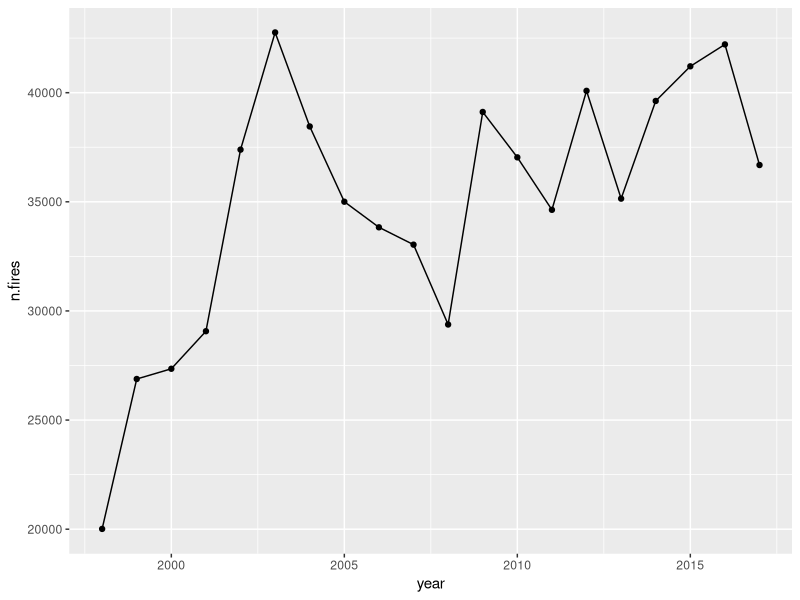
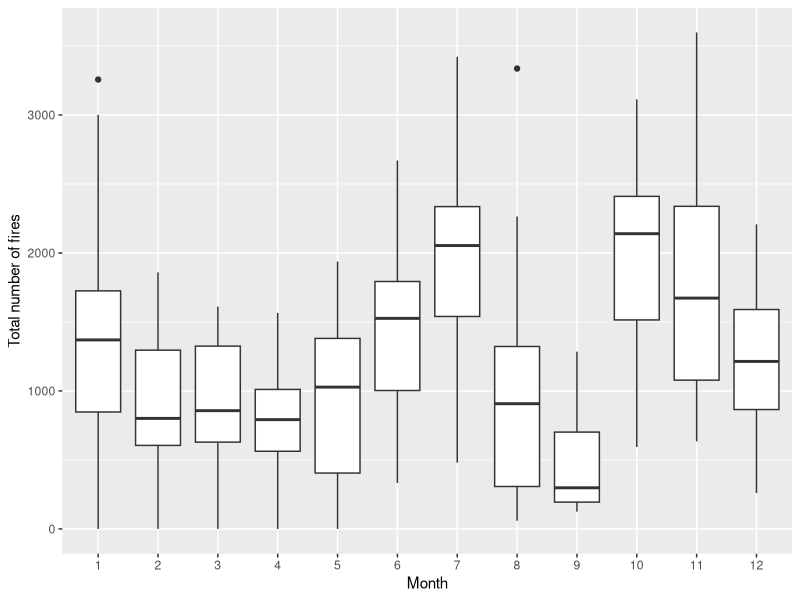
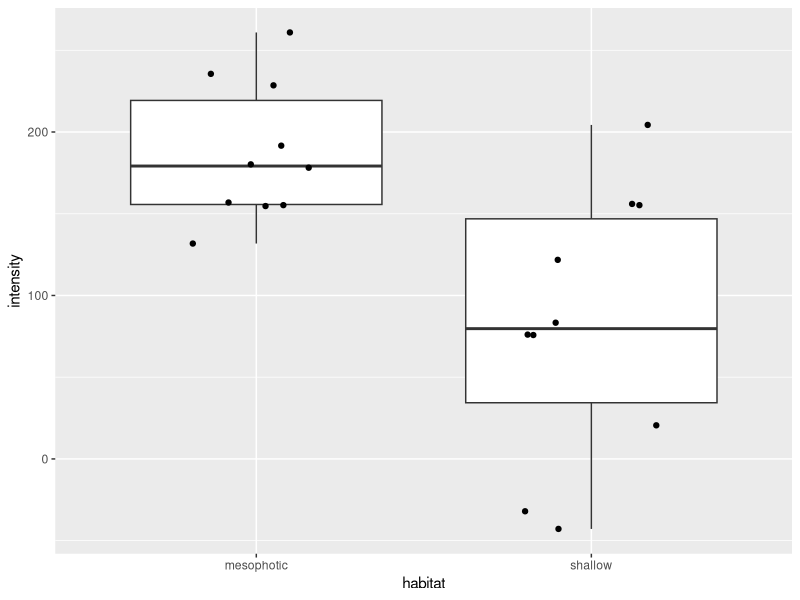
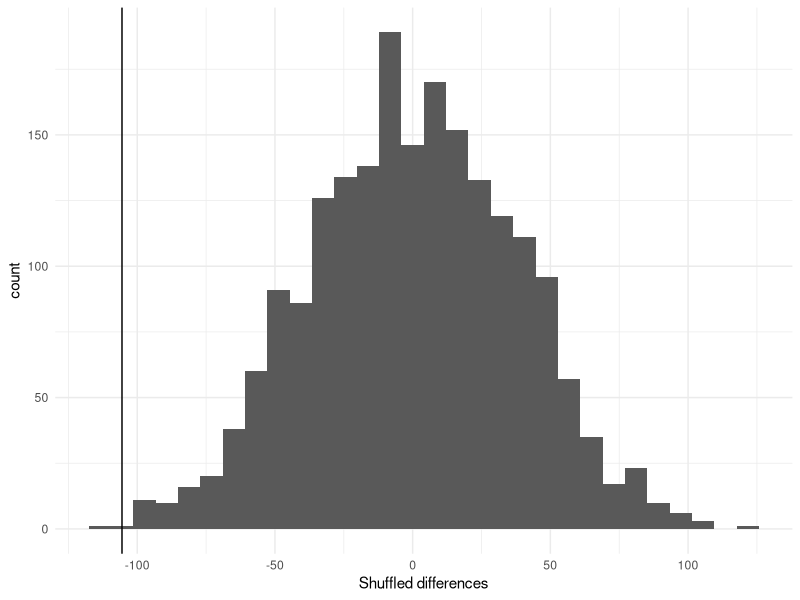
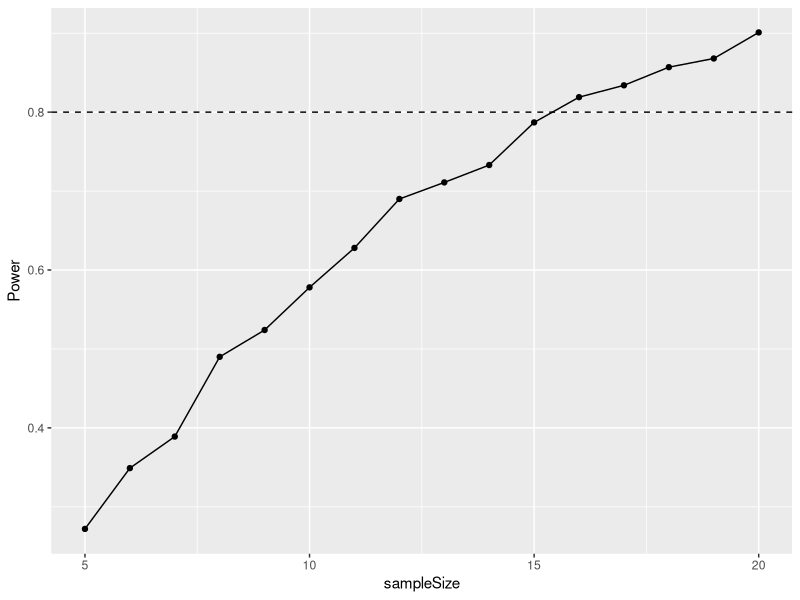
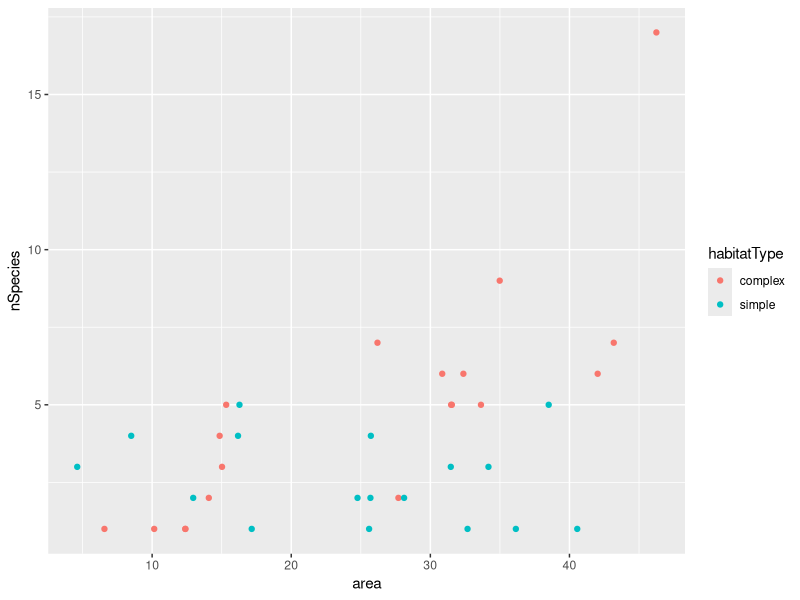
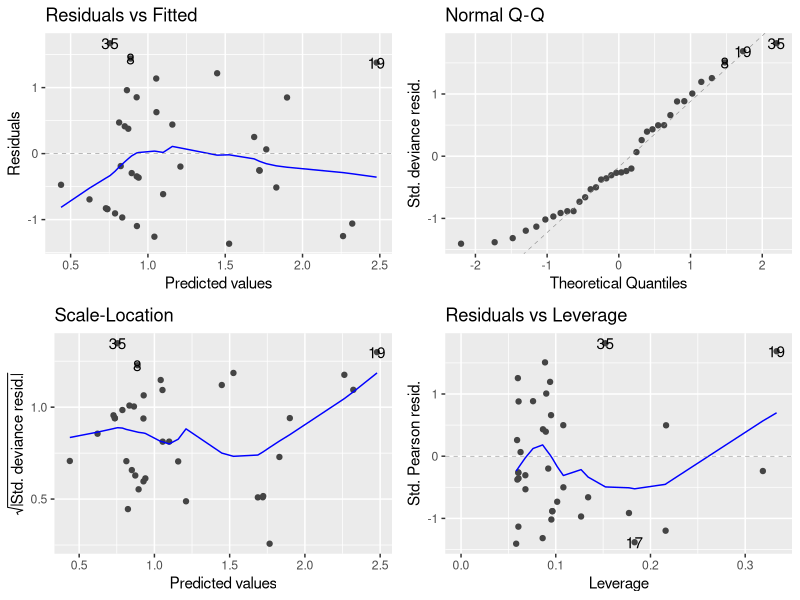
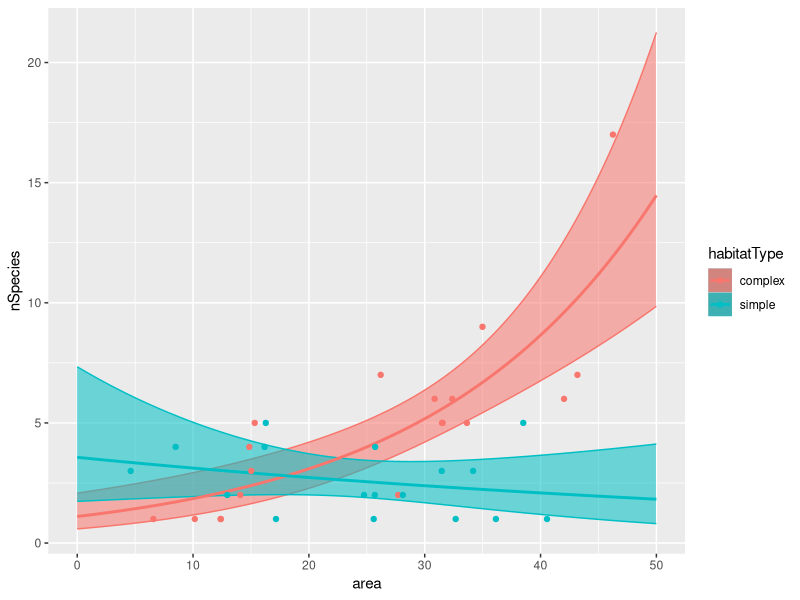

Write the R code that produced these figures, in order.
## ---- chunk 1
library(tidyverse)
library(ggfortify)

options(dplyr.summarise.inform = FALSE)
## ---- chunk 2
# Import data
amazon <- read.csv("CourseData/amazon.csv")
amazon <- read.csv("CourseData/amazon.csv") %>%
  mutate(number = ifelse(number >= 1000,
    1 + (number - 1000) / 1000, number
  ))

# A) MAKE GRAPH OF TOTAL FIRES PER YEAR.

(amazon_YearlyFires <- amazon %>%
  group_by(year) %>%
  summarise(n.fires = sum(number)))

(A <- ggplot(amazon_YearlyFires, aes(x = year, y = n.fires)) +
  geom_point() +
  geom_line())
## ---- chunk 3
# First filter to only include the "legally defined amazon"
# Check that all are included in the result (you might need to
# check and fix "foreign" letters - a typical data cleaning task!)
legalAmazonStates <- c(
  "Acre", "Amapa", "Pará", "Amazonas", "Rondonia",
  "Roraima", "Mato Grosso", "Tocantins", "Maranhao"
)

legalAmazon <- amazon %>%
  filter(state %in% legalAmazonStates)


# Next make a "look up" table to convert month name
# to a numeric value 1-12
(monthLookup <- amazon %>%
  select(month) %>%
  unique() %>%
  mutate(month_numeric = 1:12))

# Then use left_join to add the numeric month to the data
# then group_by month and year, and summarise to get total
# number (i.e. sum for each month in each year for whole amazon)
# Then group_by month again and calculate the min/mean/max etc.
table1 <- legalAmazon %>%
  left_join(monthLookup) %>%
  group_by(month_numeric, year) %>%
  summarise(sumFires = sum(number)) %>%
  # total fires per month, per year
  group_by(month_numeric) %>%
  # group by month to get min/max/median per month
  summarise(
    minimum = min(sumFires), mean = mean(sumFires),
    median = median(sumFires), maximum = max(sumFires)
  )

table1
## ---- chunk 4
table1 <- legalAmazon %>%
  left_join(monthLookup) %>%
  group_by(month_numeric) %>%
  summarise(
    minimum = min(number), mean = mean(number),
    median = median(number), maximum = max(number)
  )

table1
## ---- chunk 5
# Use summarise to calculate the total number of
# fires per month.
# In this case I use the legal amazon, but it is acceptable
# to look at the whole data set. You need to make sure that
# you are using the numeric month.

# Group by year and month to calculate the total number of
# fires in each year and month.

# Create the dataset by filtering to legal amazon, adding
# numeric month, grouping by year and month and finally
# summarising.
amazon2 <- amazon %>%
  filter(state %in% legalAmazonStates) %>%
  left_join(monthLookup) %>%
  group_by(year, month_numeric) %>%
  summarise(n_fires = sum(number))

# Check number of rows
nrow(amazon2)

# Plot the data
ggplot(amazon2, aes(x = as.factor(month_numeric), y = n_fires)) +
  geom_boxplot() +
  xlab("Month") +
  ylab("Total number of fires")
## ---- chunk 6
coral <- read.csv("CourseData/coral.csv", stringsAsFactors = TRUE)

ggplot(coral, aes(x = habitat, y = intensity)) +
  geom_boxplot() +
  geom_jitter(width = 0.2)
## ---- chunk 7
coral %>%
  group_by(habitat) %>%
  summarise(meanIntensity = mean(intensity))
## ---- chunk 8
(obsDiff <- coral %>%
  group_by(habitat) %>%
  summarise(meanIntensity = mean(intensity)) %>%
  pull(meanIntensity) %>%
  diff())
## ---- chunk 9
set.seed(42)
shuffledData <- data.frame(rep = 1:2000) %>%
  mutate(shuffledDiffs = replicate(
    2000,
    coral %>%
      mutate(habitat = sample(habitat)) %>%
      group_by(habitat) %>%
      summarise(meanIntensity = mean(intensity)) %>%
      pull(meanIntensity) %>%
      diff()
  ))
## ---- chunk 10
ggplot(shuffledData, aes(x = shuffledDiffs)) +
  geom_histogram() +
  theme_minimal() +
  xlab("Shuffled differences") +
  geom_vline(xintercept = obsDiff)
## ---- chunk 11
table(shuffledData$shuffledDiffs <= obsDiff)
## ---- chunk 12
oilseed <- read.csv("CourseData/oilseed.csv",
  stringsAsFactors = TRUE
)

(controlData <- oilseed %>%
  summarise(meanVal = mean(yield), sdVal = sd(yield)))
## ---- chunk 13
controlMean <- controlData$meanVal
treatmentMean <- controlData$meanVal * 1.3 # Increase of 30%
sdValue <- controlData$sdVal
sampleSize <- 10

powerResults <- replicate(
  1000,
  t.test(
    rnorm(sampleSize, controlMean, sdValue),
    rnorm(sampleSize, treatmentMean, sdValue)
  )$p.value
)

# How many times is the test successful?
sum(powerResults < 0.05)
## ---- chunk 14
# Set up a data frame for the simulation results
simulData <- data.frame(sampleSize = 5:20)

# Set basic values
controlMean <- controlData$meanVal
treatmentMean <- controlData$meanVal * 1.3 # Increase of 30%
sdValue <- controlData$sdVal

# Function to do the t-test
pwr <- function(n) {
  sum(replicate(
    1000,
    t.test(
      rnorm(n, controlMean, sdValue),
      rnorm(n, treatmentMean, sdValue)
    )$p.value
  ) < 0.05) / 1000
}

# map_dbl applying the function for every value of
# simulData$sampleSize
simulData$Power <- purrr::map_dbl(simulData$sampleSize, pwr)
## ---- chunk 15
# Plot the output
ggplot(simulData, aes(x = sampleSize, y = Power)) +
  geom_point() +
  geom_line() +
  geom_hline(yintercept = 0.8, linetype = "dashed")
## ---- chunk 16
roundabouts <- read.csv("CourseData/roundabouts.csv",
  stringsAsFactors = TRUE
)

ggplot(roundabouts, aes(
  x = area, y = nSpecies,
  colour = habitatType
)) +
  geom_point()
## ---- chunk 17
mod1 <- glm(nSpecies ~ area * habitatType,
  family = "poisson",
  data = roundabouts
)
autoplot(mod1)
anova(mod1, test = "Chi")
summary(mod1)
## ---- chunk 18
# Data set to predict from
newData <- expand.grid(
  area = seq(0, 50, 0.1),
  habitatType = c("complex", "simple")
)

# Predicted values (and SE)
pv <- predict(mod1, newData, se.fit = TRUE)

# Create new data for the predicted fit line
newData <- newData %>%
  mutate(nSpecies_LP = pv$fit) %>%
  mutate(lowerCI_LP = pv$fit - 1.96 * pv$se.fit) %>%
  mutate(upperCI_LP = pv$fit + 1.96 * pv$se.fit)

# Get the inverse link function
inverseFunction <- family(mod1)$linkinv

# transform predicted data to the natural scale
newData <- newData %>%
  mutate(
    nSpecies = inverseFunction(nSpecies_LP),
    ymin = inverseFunction(lowerCI_LP),
    ymax = inverseFunction(upperCI_LP)
  )
## ---- chunk 19
ggplot(roundabouts, aes(
  x = area, y = nSpecies,
  colour = habitatType
)) +
  geom_ribbon(data = newData, aes(
    x = area, ymin = ymin, ymax = ymax,
    fill = habitatType, alpha = 0.3
  )) +
  geom_smooth(data = newData, stat = "identity") +
  geom_point() +
  guides(alpha = FALSE) + # Remove the alpha legend
  NULL
